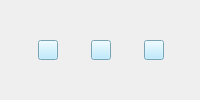
            <widget class="QWidget" name="header" native="true">
             <layout class="QHBoxLayout" name="horizontalLayout_2">
              <property name="spacing">
               <number>4</number>
              </property>
              <property name="leftMargin">
               <number>9</number>
              </property>
              <property name="topMargin">
               <number>9</number>
              </property>
              <property name="rightMargin">
               <number>5</number>
              </property>
              <property name="bottomMargin">
               <number>9</number>
              </property>
              <item>
               <widget class="QPushButton" name="minimize">
                <property name="maximumSize">
                 <size>
                  <width>20</width>
                  <height>20</height>
                 </size>
                </property>
                <property name="styleSheet">
                 <string notr="true">background-color: rgb(171, 230, 255);</string>
                </property>
                <property name="text">
                 <string/>
                </property>
                <property name="icon">
                 <iconset resource="resources.qrc">
                  <normaloff>:/icons/minimize.png</normaloff>:/icons/minimize.png</iconset>
                </property>
                <property name="iconSize">
                 <size>
                  <width>15</width>
                  <height>20</height>
                 </size>
                </property>
               </widget>
              </item>
              <item>
               <widget class="QPushButton" name="restoreDown">
                <property name="maximumSize">
                 <size>
                  <width>20</width>
                  <height>20</height>
                 </size>
                </property>
                <property name="styleSheet">
                 <string notr="true">background-color: rgb(171, 230, 255);</string>
                </property>
                <property name="text">
                 <string/>
                </property>
                <property name="icon">
                 <iconset resource="resources.qrc">
                  <normaloff>:/icons/restureDown.png</normaloff>:/icons/restureDown.png</iconset>
                </property>
                <property name="iconSize">
                 <size>
                  <width>17</width>
                  <height>17</height>
                 </size>
                </property>
               </widget>
              </item>
              <item>
               <widget class="QPushButton" name="closeButton">
                <property name="maximumSize">
                 <size>
                  <width>20</width>
                  <height>20</height>
                 </size>
                </property>
                <property name="styleSheet">
                 <string notr="true">background-color: rgb(171, 230, 255);</string>
                </property>
                <property name="text">
                 <string/>
                </property>
                <property name="icon">
                 <iconset resource="resources.qrc">
                  <normaloff>:/icons/close.png</normaloff>:/icons/close.png</iconset>
                </property>
                <property name="iconSize">
                 <size>
                  <width>15</width>
                  <height>20</height>
                 </size>
                </property>
               </widget>
              </item>
             </layout>
            </widget>
